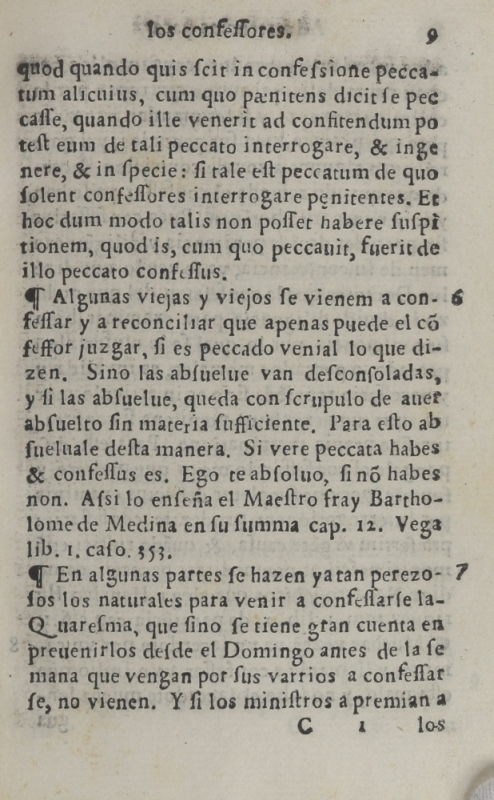
#> input picture BraillePipelineDocker/ocular/sample_images/advertencias/pl_blac_047_00039-800.jpg, 494 x 800 px
$ python Canny.py --image ../BraillePipelineDocker/ocular/sample_images/advertencias/pl_blac_047_00039-800.jpg
#> lines starting #> are read from the running program, lines starting #| are printed output that depends on the picture; after the words box and inside, x2 and y2 are one past the last pixel; in counts of white or black regions, pixels touching at a corner belong together
import numpy as np
import cv2
import math
import argparse
import matplotlib.pyplot as plt
from PIL import ImageMath

def convolution(image, kernel, average=False, verbose=False):
    if len(image.shape) == 3:
        print("Found 3 Channels : {}".format(image.shape))
        image = cv2.cvtColor(image, cv2.COLOR_BGR2GRAY)
        print("Converted to Gray Channel. Size : {}".format(image.shape))
    else:
        print("Image Shape : {}".format(image.shape))

    print("Kernel Shape : {}".format(kernel.shape))

    if verbose:
        plt.imshow(image, cmap='gray')
        plt.title("Image")
        plt.show()

    image_row, image_col = image.shape
    kernel_row, kernel_col = kernel.shape

    output = np.zeros(image.shape)

    pad_height = int((kernel_row - 1) / 2)
    pad_width = int((kernel_col - 1) / 2)

    padded_image = np.zeros((image_row + (2 * pad_height), image_col + (2 * pad_width)))

    padded_image[pad_height:padded_image.shape[0] - pad_height, pad_width:padded_image.shape[1] - pad_width] = image

    if verbose:
        plt.imshow(padded_image, cmap='gray')
        plt.title("Padded Image")
        plt.show()

    for row in range(image_row):
        for col in range(image_col):
            output[row, col] = np.sum(kernel * padded_image[row:row + kernel_row, col:col + kernel_col])
            if average:
                output[row, col] /= kernel.shape[0] * kernel.shape[1]

    print("Output Image size : {}".format(output.shape))

    if verbose:
        plt.imshow(output, cmap='gray')
        plt.title("Output Image using {}X{} Kernel".format(kernel_row, kernel_col))
        plt.show()

    return output

def dnorm(x, mu, sd):
    return 1 / (np.sqrt(2 * np.pi) * sd) * np.e ** (-np.power((x - mu) / sd, 2) / 2)


def gaussian_kernel(size, sigma=1, verbose=False):
    kernel_1D = np.linspace(-(size // 2), size // 2, size)
    for i in range(size):
        kernel_1D[i] = dnorm(kernel_1D[i], 0, sigma)
    kernel_2D = np.outer(kernel_1D.T, kernel_1D.T)

    kernel_2D *= 1.0 / kernel_2D.max()

    if verbose:
        plt.imshow(kernel_2D, interpolation='none', cmap='gray')
        plt.title("Kernel ( {}X{} )".format(size, size))
        plt.show()

    return kernel_2D


def gaussian_blur(image, kernel_size, verbose=False):
    kernel = gaussian_kernel(kernel_size, sigma=math.sqrt(kernel_size), verbose=verbose)
    return convolution(image, kernel, average=True, verbose=verbose)

def sobel_edge_detection(image, filter, convert_to_degree=False, verbose=False):
    new_image_x = convolution(image, filter, verbose)

    if verbose:
        plt.imshow(new_image_x, cmap='gray')
        plt.title("Horizontal Edge")
        plt.show()

    new_image_y = convolution(image, np.flip(filter.T, axis=0), verbose)

    if verbose:
        plt.imshow(new_image_y, cmap='gray')
        plt.title("Vertical Edge")
        plt.show()

    gradient_magnitude = np.sqrt(np.square(new_image_x) + np.square(new_image_y))

    gradient_magnitude *= 255.0 / gradient_magnitude.max()

    if verbose:
        plt.imshow(gradient_magnitude, cmap='gray')
        plt.title("Gradient Magnitude")
        plt.show()

    gradient_direction = np.arctan2(new_image_y, new_image_x)

    if convert_to_degree:
        gradient_direction = np.rad2deg(gradient_direction)
        gradient_direction += 180

    return gradient_magnitude, gradient_direction


def non_max_suppression(gradient_magnitude, gradient_direction, verbose):
    image_row, image_col = gradient_magnitude.shape

    output = np.zeros(gradient_magnitude.shape)

    PI = 180

    for row in range(1, image_row - 1):
        for col in range(1, image_col - 1):
            direction = gradient_direction[row, col]

            if (0 <= direction < PI / 8) or (15 * PI / 8 <= direction <= 2 * PI):
                before_pixel = gradient_magnitude[row, col - 1]
                after_pixel = gradient_magnitude[row, col + 1]

            elif (PI / 8 <= direction < 3 * PI / 8) or (9 * PI / 8 <= direction < 11 * PI / 8):
                before_pixel = gradient_magnitude[row + 1, col - 1]
                after_pixel = gradient_magnitude[row - 1, col + 1]

            elif (3 * PI / 8 <= direction < 5 * PI / 8) or (11 * PI / 8 <= direction < 13 * PI / 8):
                before_pixel = gradient_magnitude[row - 1, col]
                after_pixel = gradient_magnitude[row + 1, col]

            else:
                before_pixel = gradient_magnitude[row - 1, col - 1]
                after_pixel = gradient_magnitude[row + 1, col + 1]

            if gradient_magnitude[row, col] >= before_pixel and gradient_magnitude[row, col] >= after_pixel:
                output[row, col] = gradient_magnitude[row, col]

    if verbose:
        plt.imshow(output, cmap='gray')
        plt.title("Non Max Suppression")
        plt.show()

    return output


def threshold(image, low, high, weak, verbose=False):
    output = np.zeros(image.shape)

    strong = 255

    strong_row, strong_col = np.where(image >= high)
    weak_row, weak_col = np.where((image <= high) & (image >= low))

    output[strong_row, strong_col] = strong
    output[weak_row, weak_col] = weak

    if verbose:
        plt.imshow(output, cmap='gray')
        plt.title("threshold")
        plt.show()

    return output


def hysteresis(image, weak):
    image_row, image_col = image.shape

    top_to_bottom = image.copy()

    for row in range(1, image_row):
        for col in range(1, image_col):
            if top_to_bottom[row, col] == weak:
                if top_to_bottom[row, col + 1] == 255 or top_to_bottom[row, col - 1] == 255 or top_to_bottom[row - 1, col] == 255 or top_to_bottom[
                    row + 1, col] == 255 or top_to_bottom[
                    row - 1, col - 1] == 255 or top_to_bottom[row + 1, col - 1] == 255 or top_to_bottom[row - 1, col + 1] == 255 or top_to_bottom[
                    row + 1, col + 1] == 255:
                    top_to_bottom[row, col] = 255
                else:
                    top_to_bottom[row, col] = 0

    bottom_to_top = image.copy()

    for row in range(image_row - 1, 0, -1):
        for col in range(image_col - 1, 0, -1):
            if bottom_to_top[row, col] == weak:
                if bottom_to_top[row, col + 1] == 255 or bottom_to_top[row, col - 1] == 255 or bottom_to_top[row - 1, col] == 255 or bottom_to_top[
                    row + 1, col] == 255 or bottom_to_top[
                    row - 1, col - 1] == 255 or bottom_to_top[row + 1, col - 1] == 255 or bottom_to_top[row - 1, col + 1] == 255 or bottom_to_top[
                    row + 1, col + 1] == 255:
                    bottom_to_top[row, col] = 255
                else:
                    bottom_to_top[row, col] = 0

    right_to_left = image.copy()

    for row in range(1, image_row):
        for col in range(image_col - 1, 0, -1):
            if right_to_left[row, col] == weak:
                if right_to_left[row, col + 1] == 255 or right_to_left[row, col - 1] == 255 or right_to_left[row - 1, col] == 255 or right_to_left[
                    row + 1, col] == 255 or right_to_left[
                    row - 1, col - 1] == 255 or right_to_left[row + 1, col - 1] == 255 or right_to_left[row - 1, col + 1] == 255 or right_to_left[
                    row + 1, col + 1] == 255:
                    right_to_left[row, col] = 255
                else:
                    right_to_left[row, col] = 0

    left_to_right = image.copy()

    for row in range(image_row - 1, 0, -1):
        for col in range(1, image_col):
            if left_to_right[row, col] == weak:
                if left_to_right[row, col + 1] == 255 or left_to_right[row, col - 1] == 255 or left_to_right[row - 1, col] == 255 or left_to_right[
                    row + 1, col] == 255 or left_to_right[
                    row - 1, col - 1] == 255 or left_to_right[row + 1, col - 1] == 255 or left_to_right[row - 1, col + 1] == 255 or left_to_right[
                    row + 1, col + 1] == 255:
                    left_to_right[row, col] = 255
                else:
                    left_to_right[row, col] = 0

    final_image = top_to_bottom + bottom_to_top + right_to_left + left_to_right

    final_image[final_image > 255] = 255

    return final_image


if __name__ == '__main__':
    ap = argparse.ArgumentParser()
    ap.add_argument("-i", "--image", required=True, help="Path to the image")
    ap.add_argument("-v", "--verbose", type=bool, default=False, help="Path to the image")
    args = vars(ap.parse_args())

    image = cv2.imread(args["image"])
#> image is the input picture: shape (800, 494, 3); mean B, G, R 151.8, 163.9, 168.1

    blurred_image = gaussian_blur(image, kernel_size=9, verbose=False)
#| Found 3 Channels : (800, 494, 3)
#| Converted to Gray Channel. Size : (800, 494)
#| Output Image size : (800, 494)

    edge_filter = np.array([[-1, 0, 1], [-2, 0, 2], [-1, 0, 1]])

    gradient_magnitude, gradient_direction = sobel_edge_detection(blurred_image, edge_filter, convert_to_degree=True, verbose=args["verbose"])
#| Image Shape : (800, 494)
#| Output Image size : (800, 494)
#> call 3 of convolution, with kernel = array of shape (3, 3), average = False, verbose = False
#| Image Shape : (800, 494)
#| Kernel Shape : (3, 3)
#> after the loop in convolution (call 3), `for row in range(image_row):`:
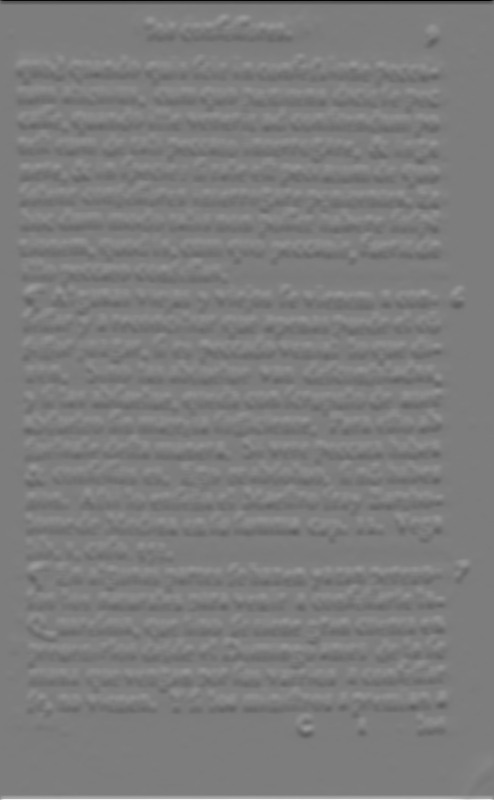
#> output: shape (800, 494) float64; min -289.7, max 299.2, mean 0; drawn with min black and max white
#| Output Image size : (800, 494)

    new_image = non_max_suppression(gradient_magnitude, gradient_direction, verbose=args["verbose"])
#> after the loop in non_max_suppression, `for row in range(1, image_row - 1):`:
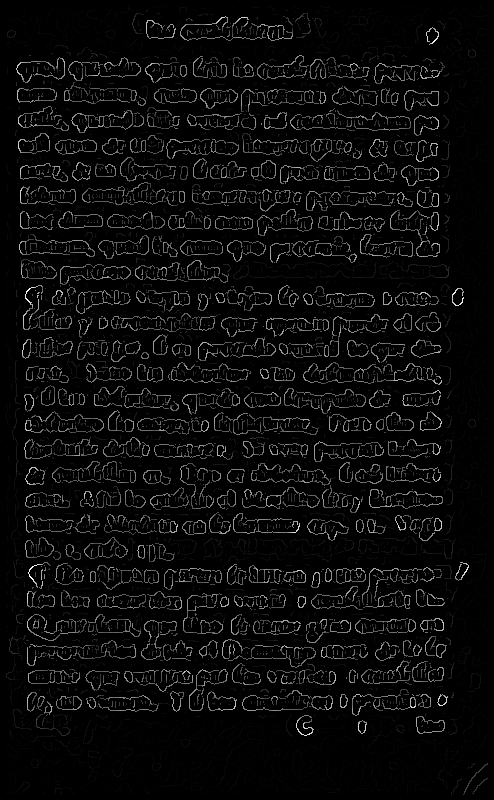
#> output: shape (800, 494) float64; min 0, max 64.58, mean 2.8; drawn with min black and max white

    weak = 50

    new_image = threshold(new_image, 5, 20, weak=weak, verbose=args["verbose"])
#> in threshold, `weak_row, weak_col = np.where((image <= high) & (image >= low))`: weak_row = 10774 values from 13 to 794; weak_col = 10774 values, max 487 at index 10653, min 6 at index 9837, mean 225.4

    new_image = hysteresis(new_image, weak)
#> after the loop in hysteresis, `for row in range(1, image_row):`:
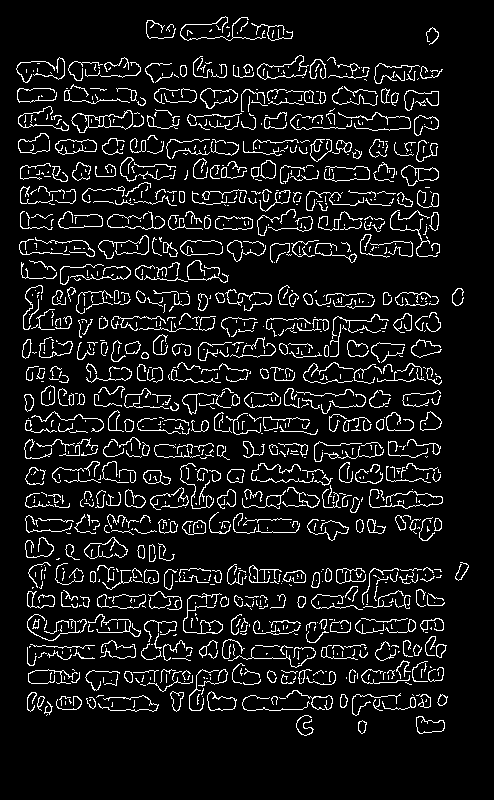
#> top_to_bottom: shape (800, 494) float64; 8.6% white in thin lines or dots, all inside (x1, y1, x2, y2) = (16, 16, 469, 736)
#> after the loop in hysteresis, `for row in range(image_row - 1, 0, -1):`:
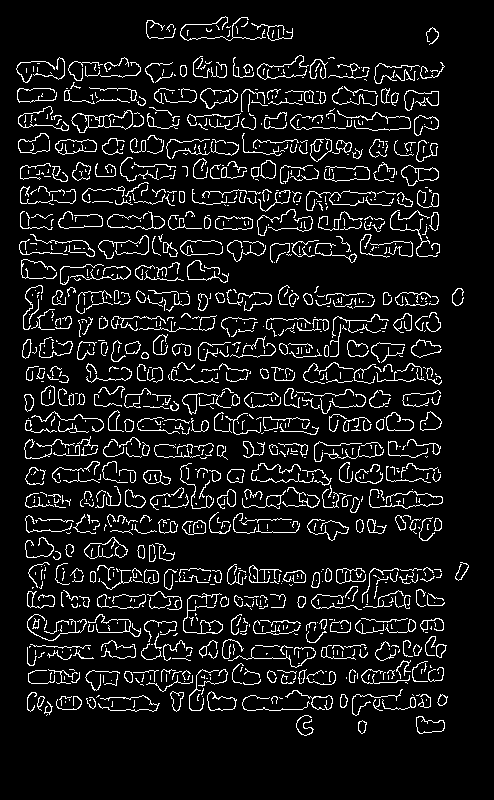
#> bottom_to_top: shape (800, 494) float64; 8.7% white in thin lines or dots, all inside (x1, y1, x2, y2) = (16, 16, 469, 736)
#> after the loop in hysteresis, `for row in range(1, image_row):`:
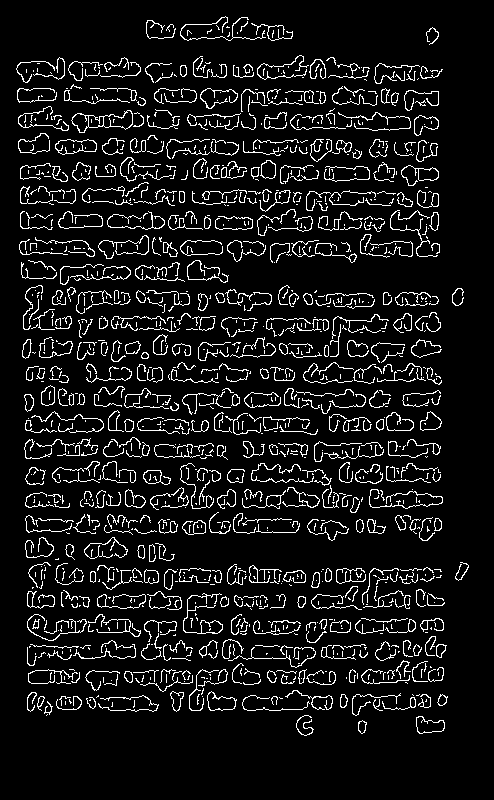
#> right_to_left: shape (800, 494) float64; 8.6% white in thin lines or dots, all inside (x1, y1, x2, y2) = (16, 16, 469, 736)
#> after the loop in hysteresis, `for row in range(image_row - 1, 0, -1):`:
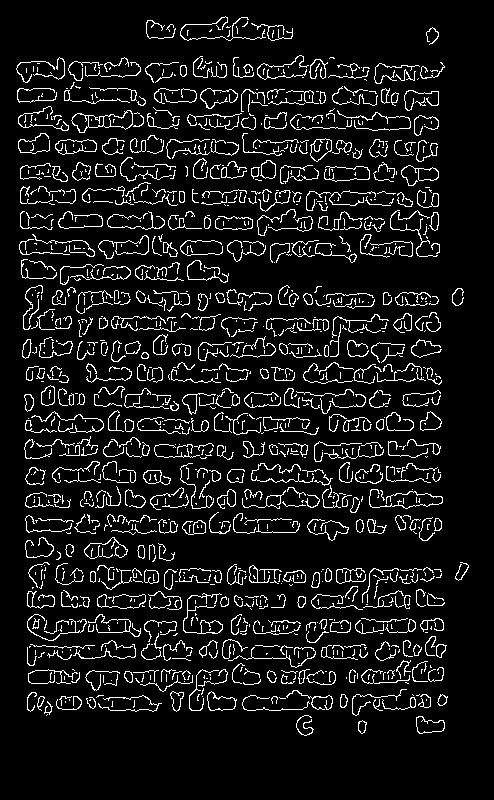
#> left_to_right: shape (800, 494) float64; 8.7% white in thin lines or dots, all inside (x1, y1, x2, y2) = (16, 16, 469, 736)
#> in hysteresis, `final_image[final_image > 255] = 255`:
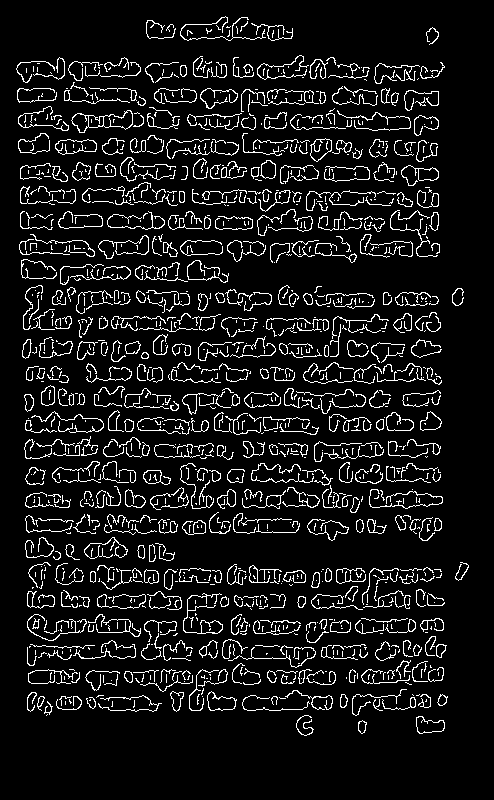
#> final_image: shape (800, 494) float64; 8.9% white in thin lines or dots, all inside (x1, y1, x2, y2) = (16, 16, 469, 736)

    print_image = ImageMath.eval('255-(a)',a=new_image)
    plt.imshow(print_image, cmap='gray')
    plt.axis('off')
    plt.show()

$ run again, on BraillePipelineDocker/ocular/sample_images/advertencias/pl_blac_047_00041-800.jpg
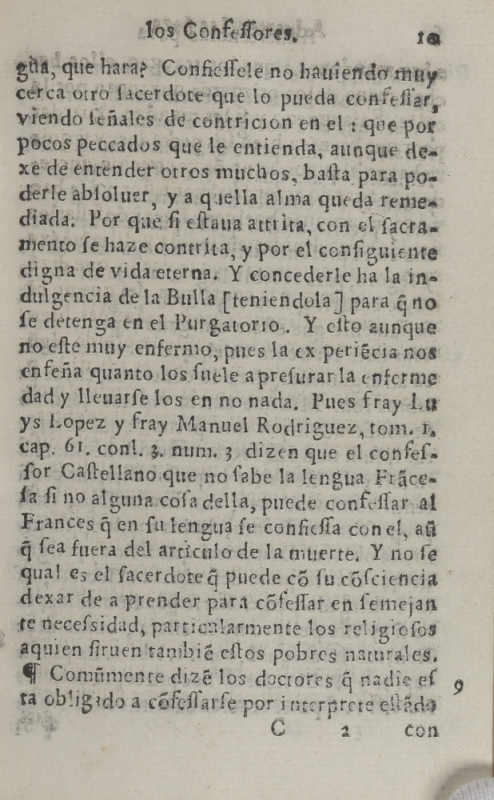
#> input picture BraillePipelineDocker/ocular/sample_images/advertencias/pl_blac_047_00041-800.jpg, 494 x 800 px
#> image is the input picture: shape (800, 494, 3); mean B, G, R 155.4, 167.3, 171.5
#| Found 3 Channels : (800, 494, 3)
#> image: shape (800, 494)
#| Converted to Gray Channel. Size : (800, 494)
#| Output Image size : (800, 494)
#| Image Shape : (800, 494)
#> padded_image: shape (802, 496) float64
#| Output Image size : (800, 494)
#| Image Shape : (800, 494)
#| Kernel Shape : (3, 3)
#| Output Image size : (800, 494)
#> weak_row = 15714 values from 16 to 793; weak_col = 15714 values, max 487 at index 15599, min 13 at index 10542, mean 228.3
#> after the loop in hysteresis, `for row in range(1, image_row):`:
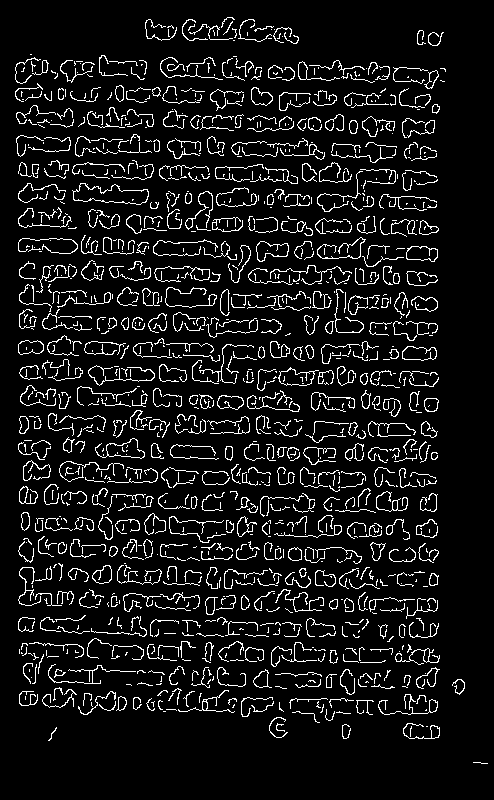
#> top_to_bottom: shape (800, 494) float64; 8.6% white in thin lines or dots, all inside (x1, y1, x2, y2) = (15, 17, 488, 764)
#> in hysteresis, `final_image[final_image > 255] = 255`:
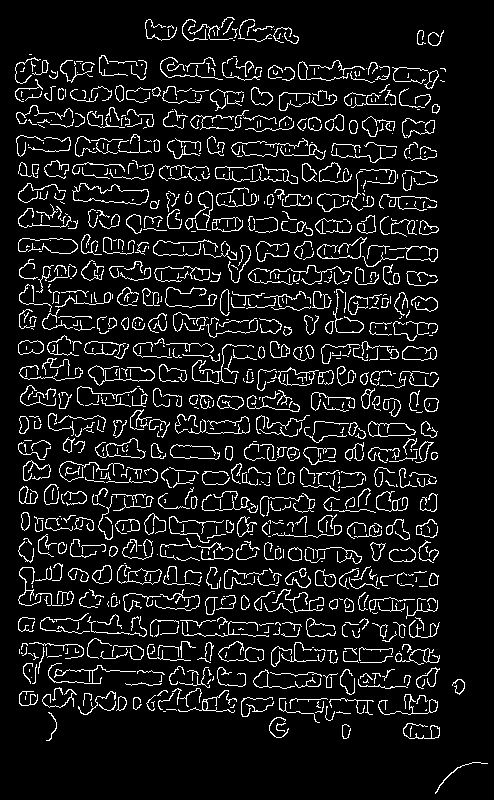
#> final_image: shape (800, 494) float64; 9.2% white in thin lines or dots
#> print_image: shape (800, 494) float64; 90.8% white; black in thin lines or dots
